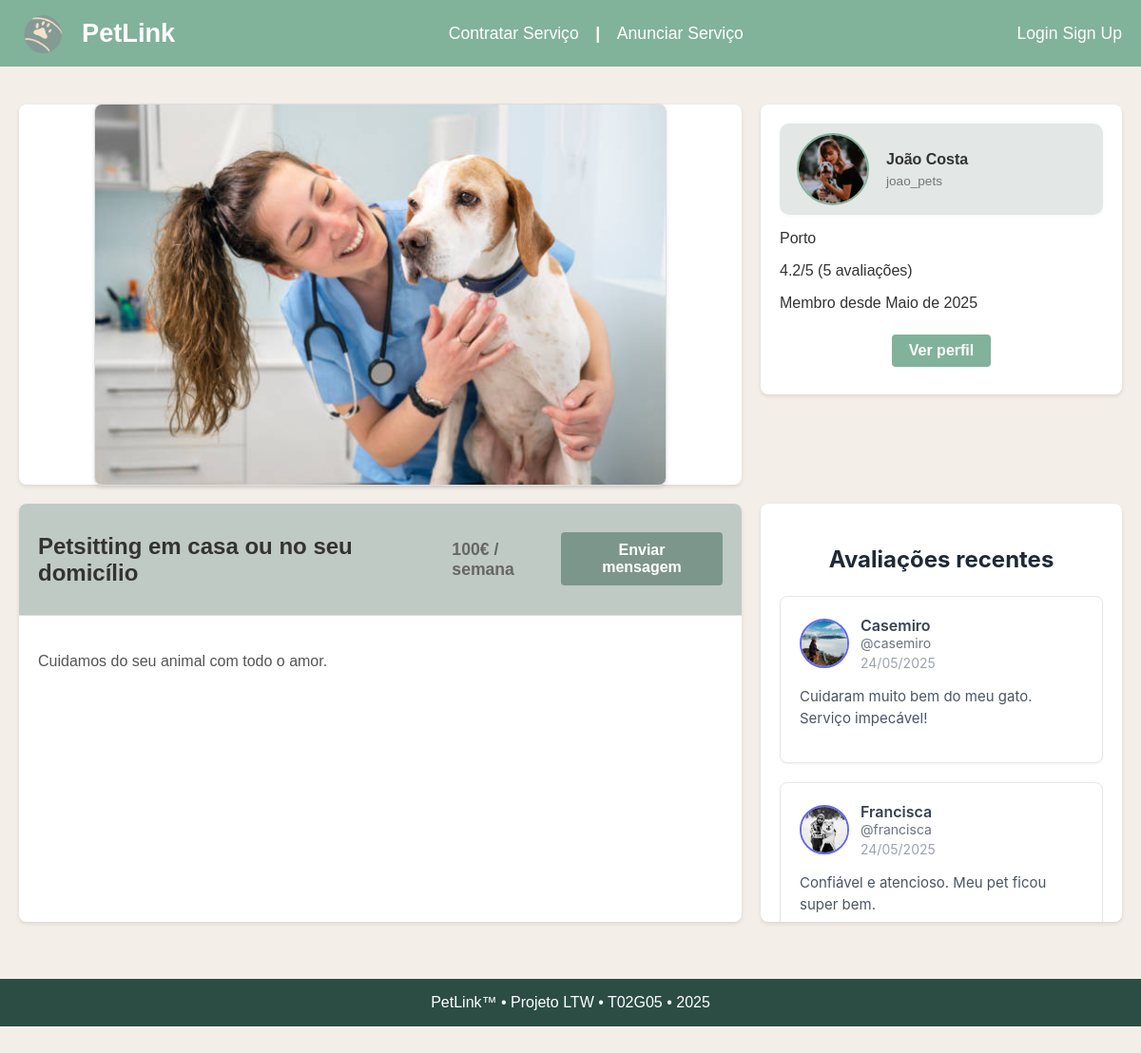
The app's page /pages/adDetails.php?id=2 with its own data.
### tables this page shows
CREATE TABLE Reviews (
    review_id       INTEGER PRIMARY KEY AUTOINCREMENT,
    ad_id           INTEGER NOT NULL,
    client_id       INTEGER NOT NULL,
    rating          INTEGER NOT NULL CHECK (rating >= 1 AND rating <= 5),
    comment         TEXT,
    created_at      TIMESTAMP DEFAULT CURRENT_TIMESTAMP,

    FOREIGN KEY (ad_id) REFERENCES Ads(ad_id) ON DELETE CASCADE,
    FOREIGN KEY (client_id) REFERENCES Users(user_id) ON DELETE CASCADE
);

CREATE TABLE Users (
    user_id         INTEGER PRIMARY KEY AUTOINCREMENT,
    is_admin        BOOLEAN DEFAULT FALSE,
    username        TEXT UNIQUE NOT NULL,
    email           TEXT UNIQUE NOT NULL,
    password_hash   TEXT NOT NULL,
    name            TEXT NOT NULL,
    photo_id        INTEGER,
    phone           TEXT,
    district        TEXT NOT NULL,
    created_at      TIMESTAMP DEFAULT CURRENT_TIMESTAMP,
    user_description TEXT DEFAULT '', -- <-- add this line

    FOREIGN KEY (photo_id) REFERENCES Media(media_id) ON DELETE CASCADE
);

### pages/adDetails.php (called while the page is built, shortened)
<?php
  require_once(__DIR__.'/../templates/layout.php');
  require_once(__DIR__.'/../templates/adDetails.php');
  require_once(__DIR__.'/../templates/reviews.php');
  require_once(__DIR__.'/../database/connection.db.php');
  require_once(__DIR__.'/../database/anuncios.class.php');
  require_once(__DIR__.'/../database/reviews.class.php');
  require_once(__DIR__.'/../database/users.class.php');
  $db = getDatabaseConnection();
  $adId = isset($_GET['id']) ? intval($_GET['id']) : null;
  $success = isset($_GET['success']) ? intval($_GET['success']) : 0;
  $ad = Ad::getById($db, $adId);
  $reviews = Reviews::getByAdId($db, (int)$adId);
  $averageRating = Reviews::getAverageRatingForAd($db, (int)$adId);
  $reviewCount = Reviews::getReviewCountForAd($db, (int)$adId);
  drawAdDetails($ad, $reviews,$averageRating, $reviewCount, $success);
?>

### database/reviews.class.php (called while the page is built, shortened)
<?php
require_once(__DIR__ . '/users.class.php');
class Reviews {
    private string $created_at;
    public ?User $userObject;
    private function __construct(
        int $id,
        int $client_id,
        int $ad_id,
        int $rating,
        ?string $comment,
        string $created_at,
        ?User $userObject
    ) {
        $this->comment = $comment;
        $this->created_at = $created_at;
        $this->userObject = $userObject;
    }
    public function getCreatedAt(): string {
        return $this->created_at;
    }
    public function getUserObject(): ?User {
        return $this->userObject;
    }
    static public function getByAdId(PDO $db, int $adId): array {
        $stmt = $db->prepare('
            SELECT
                r.review_id,
                r.ad_id,
                r.client_id,
                r.rating,
                r.comment,
                r.created_at AS review_created_at,
                u.user_id,
                u.username AS user_username,
                u.name AS user_name,
                u.email AS user_email,
                u.district AS user_district,
                u.phone AS user_phone,
                u.photo_id AS user_photo_id,
                u.created_at AS user_created_at
            FROM
                reviews r
            JOIN
                users u ON r.client_id = u.user_id
            WHERE
                r.ad_id = ?
            ORDER BY
                r.created_at DESC
        ');
        $stmt->execute([$adId]);
        $reviews = [];
        while ($row = $stmt->fetch(PDO::FETCH_ASSOC)) {
            $user = new User(
                (int)$row['user_id'],
                $row['user_name'],
                $row['user_username'],
                $row['user_email'],
                $row['user_district'],
                $row['user_phone'],
                (int)$row['user_photo_id'],
                $row['user_created_at']
            );
            $reviews[] = new Reviews(
                (int)$row['review_id'],
                (int)$row['ad_id'],
                (int)$row['user_id'],
                (int)$row['rating'],
                $row['comment'],
                $row['review_created_at'],
                $user
            );
        }
        return $reviews;
    }
}

### database/users.class.php (called while the page is built, shortened)
<?php
class User {
    private string $username;
    private string $name;
    private int $photoId;
    public function __construct(
        int $id,
        string $username,
        string $name,
        string $email,
        string $district,
        ?string $phone,
        int $photoId,
        ?string $createdAt,
    ) {
        $this->username = $username;
        $this->name = $name;
        $this->photoId = $photoId;
    }
    public function getUsername(): string {
        return $this->username;
    }
    public function getName(): string {
        return $this->name;
    }
    public function getPhotoId(): int {
        return $this->photoId;
    }
}

### database/anuncios.class.php (called while the page is built, shortened)
<?php
class Ad {
    private static function getAnimalsForAd(PDO $db, int $adId): array {
        $stmt = $db->prepare('
            SELECT at.animal_name
            FROM Ad_animals aa
            JOIN Animal_types at ON aa.animal_id = at.animal_id
            WHERE aa.ad_id = ?
        ');
        $stmt->execute([$adId]);
        $animals = [];
        while ($row = $stmt->fetch(PDO::FETCH_ASSOC)) {
            $animals[] = $row['animal_name'];
        }
        return $animals;
    }
    public static function getById(PDO $db, int $id): ?Ad {
        $stmt = $db->prepare('
            SELECT
                Ads.ad_id AS id,
                Ads.service_id,
                Ads.freelancer_id,
                Ads.title,
                Ads.description,
                Ads.price,
                Ads.price_period,
                Ads.created_at,
                Users.name,
                Users.username,
                Users.user_id,
                Users.district,
                Users.photo_id
            FROM Ads
            JOIN Users ON Ads.freelancer_id = Users.user_id
            WHERE Ads.ad_id = ?
        ');
        $stmt->execute([$id]);
        $adData = $stmt->fetch(PDO::FETCH_ASSOC);
        $mediaIds = [];
        $mediaQuery = '
            SELECT
            AM.media_id
            FROM Ad_media AM
            WHERE AM.ad_id = ?
        ';
        $mediaStmt = $db->prepare($mediaQuery);
        $mediaStmt->execute([$id]);
        $adMedia = $mediaStmt->fetchAll(PDO::FETCH_COLUMN);
        if ($adMedia !== false) {
            $mediaIds = $adMedia;
        }
        $averageRating = Reviews::getAverageRatingForAd($db, (int)$adData['id']);
        $reviewCount = Reviews::getReviewCountForAd($db, (int)$adData['id']);
        return new Ad(
            (int)$adData['id'],
            (int)$adData['service_id'],
            (int)$adData['freelancer_id'],
            $adData['title'] ?? '',
            $adData['description'] ?? '',
            (float)$adData['price'],
            $adData['price_period'] ?? '',
            self::getAnimalsForAd($db, (int)$adData['id']),
            $mediaIds,
            $adData['name'] ?? '',
            $adData['username'] ?? '',
            (int)$adData['user_id'],
            $adData['district'] ?? '',
            (int)($adData['photo_id'] ?? 0),
            $adData['created_at'] ?? null,
            $averageRating,
            $reviewCount
        );
    }
}

### templates/reviews.php (the view, shortened to what this page needs)
<?php declare(strict_types = 1);
function drawReviews(array $reviews): void {
    ?>
    <link rel="stylesheet" href="../stylesheets/style.css">
    <div class="ad-reviews">
        <h3>Avaliações recentes</h3>
        <?php if (empty($reviews)): ?>
            <p>Ainda não há avaliações para este anúncio.</p>
        <?php else: ?>
            <?php foreach ($reviews as $review):
                $client = $review->getUserObject();
                $clientName = $client ? htmlspecialchars($client->getUsername()) : 'Utilizador Desconhecido';
                $clientUsername = $client ? htmlspecialchars($client->getName()) : 'desconhecido';
                $clientPhotoId = $client ? $client->getPhotoId() : 0;
                $profilePhotoSrc = ($clientPhotoId === 0) ? '/resources/profilePics/0.png' : "/resources/profilePics/" . htmlspecialchars((string)$clientPhotoId) . ".png";
                $reviewDate = "Data desconhecida";
                if ($review->getCreatedAt() !== null && $review->getCreatedAt() !== '') {
                    $date = DateTime::createFromFormat('Y-m-d H:i:s', $review->getCreatedAt());
                    if ($date !== false) {
                        $reviewDate = $date->format('d/m/Y');
                    }
                }
            ?>
                <div class="review-item">
                    <div class="review-header">
                        <img src="<?= htmlspecialchars($profilePhotoSrc) ?>" alt="Profile Photo" class="review-user-photo">
                        <div class="review-user-info">
                            <strong><?= $clientName ?></strong>
                            <span class="username">@<?= $clientUsername ?></span>
                            <span class="review-date"><?= htmlspecialchars($reviewDate) ?></span>
                        </div>
                    </div>
                    <p class="review-comment"><?= nl2br(htmlspecialchars($review->comment ?? '')) ?></p>
                </div>
            <?php endforeach; ?>
        <?php endif; ?>
    </div>
<?php } ?>

### stylesheets/style.css (style rules this page uses)
body { font-family: sans-serif; margin: 0; padding: 0; background-color: #f4eee9; color: #333; height: 100%; display: flex; flex-direction: column; }
.ad-reviews { grid-column: 2 / 3; grid-row: 2 / 2; background: #ffffff; padding: 20px; border-radius: 8px; box-shadow: 0 2px 4px rgba(0, 0, 0, 0.1); font-family: 'Inter', sans-serif; max-height: 400px; overflow-y: auto; }
.ad-reviews h3 { font-size: 1.5rem; font-weight: 700; color: #1f2937; margin-bottom: 1.5rem; text-align: center; }
.review-item { background-color: #ffffff; border-radius: 0.5rem; padding: 1.25rem; margin-bottom: 1.25rem; border: 1px solid #e5e7eb; box-shadow: 0 1px 2px 0 rgba(0, 0, 0, 0.05); }
.review-header { display: flex; align-items: center; margin-bottom: 1rem; position: relative; }
.review-user-photo { width: 3rem; height: 3rem; border-radius: 50%; object-fit: cover; margin-right: 0.75rem; border: 2px solid #6366f1; }
.review-user-info { display: flex; flex-direction: column; flex-grow: 1; }
.review-user-info strong { font-size: 1rem; font-weight: 600; color: #374151; }
.review-user-info .username { font-size: 0.875rem; color: #6b7280; }
.review-user-info .review-date { font-size: 0.875rem; color: #9ca3af; margin-top: 0.25rem; }
.review-comment { font-size: 0.9375rem; color: #4b5563; line-height: 1.5; margin-top: 0.5rem; }
.review-header { display: flex; justify-content: space-between; align-items: center; margin-bottom: 1rem; }
.review-date { color: #6c757d; font-size: 0.9rem; }

### records on screen
reviews: shows a picture, client.name "Casemiro", client.username "casemiro", created_at "24/05/2025", comment "Cuidaram muito bem do meu gato. Serviço impecável!"
reviews: shows a picture, client.name "Francisca", client.username "francisca", created_at "24/05/2025", comment "Confiável e atencioso. Meu pet ficou super bem."

### other values on screen
$ad->getName() "João Costa"
$ad->getUsername() "joao_pets"
$ad->getDistrict() "Porto"
$averageRating "4.2"
$reviewCount "5"
$membroDesde "Maio de 2025"
$ad->getTitle() "Petsitting em casa ou no seu domicílio"
$ad->getPrice() "100"
$ad->getPricePeriod() "semana"
$ad->getDescription() "Cuidamos do seu animal com todo o amor."
